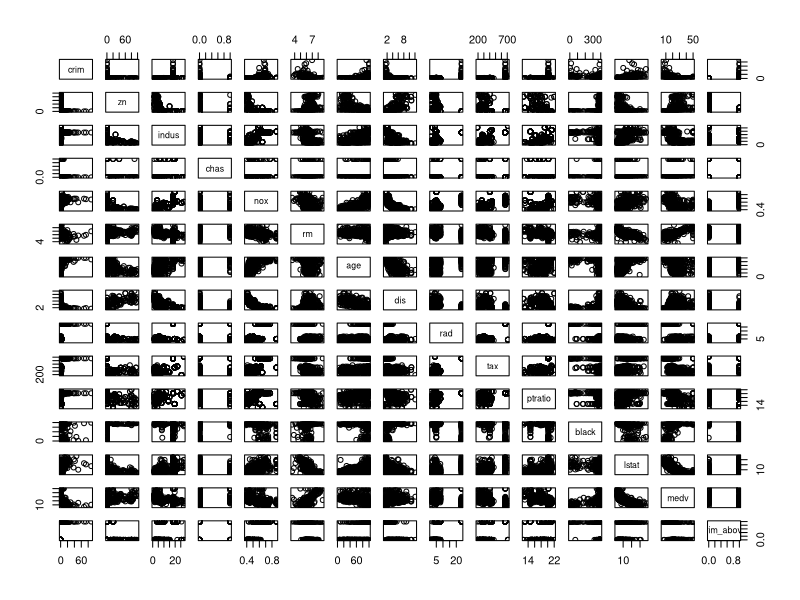

This chart was generated by the following R code:

rm(list=ls())
library(MASS)
library(stats)
library(class)

# Data prep
attach(Boston)
head(Boston, 5)
Boston$crim_above <- rep(0, nrow(Boston))
Boston$crim_above[crim>median(crim)] <- 1
# Test/Train:
ind <- ifelse(runif(nrow(Boston))>0.3, 1, 0)
train <- Boston[ind == 1,]
nrow(train)
test <- Boston[ind != 1,]
nrow(train)+nrow(test);nrow(Boston)

# Var selection:
pairs(Boston)
cor(Boston)
# Given the above, let's try nox and indus.

# a. Logistic Regression
# One Var
m1 <- glm(crim_above~nox, data=train, family="binomial")
p1 <- predict(m1, type="response", newdata=test)
p1_pred <- ifelse(p1>=0.5, 1, 0)
x1 <- table(p1_pred, test$crim_above)
test_err <- c()
e <- (x1[1,1]+x1[2,2])/sum(x1)
test_err <- rbind(test_err, e)
# Two Var
m2 <- glm(crim_above~nox+indus, data=train, family="binomial")
p2 <- predict(m2, type="response", newdata=test)
p2_pred <- ifelse(p2>=0.5, 1, 0)
x1 <- table(p2_pred, test$crim_above)
e <- (x1[1,1]+x1[2,2])/sum(x1)
test_err <- rbind(test_err, e)

# b. LDA
# One var
m3 <- lda(crim_above~nox, data=train)
p3 <- predict(m3, type="response", newdata=test)$class
x1 <- table(p3, test$crim_above)
e <- (x1[1,1]+x1[2,2])/sum(x1)
test_err <- rbind(test_err, e)
# Two var
m4 <- lda(crim_above~nox+indus, data=train)
p4 <- predict(m4, type="response", newdata=test)$class
x1 <- table(p4, test$crim_above)
e <- (x1[1,1]+x1[2,2])/sum(x1)
test_err <- rbind(test_err, e)

# c. KNN
# One var
m5 <- knn(train=cbind(train[,5]), test=cbind(test[,5]), cl=train[,15], k=3)
x1 <- table(m5, test$crim_above)
e <- (x1[1,1]+x1[2,2])/sum(x1)
test_err <- rbind(test_err, e)
# Two var
m6 <- knn(train=cbind(train[,c(3,5)]), test=cbind(test[,c(3,5)]), cl=train[,15], k=3)
x1 <- table(m6, test$crim_above)
e <- (x1[1,1]+x1[2,2])/sum(x1)
test_err <- rbind(test_err, e)
# Here KNN with two var and k=3 is optimal among alternative tried.
